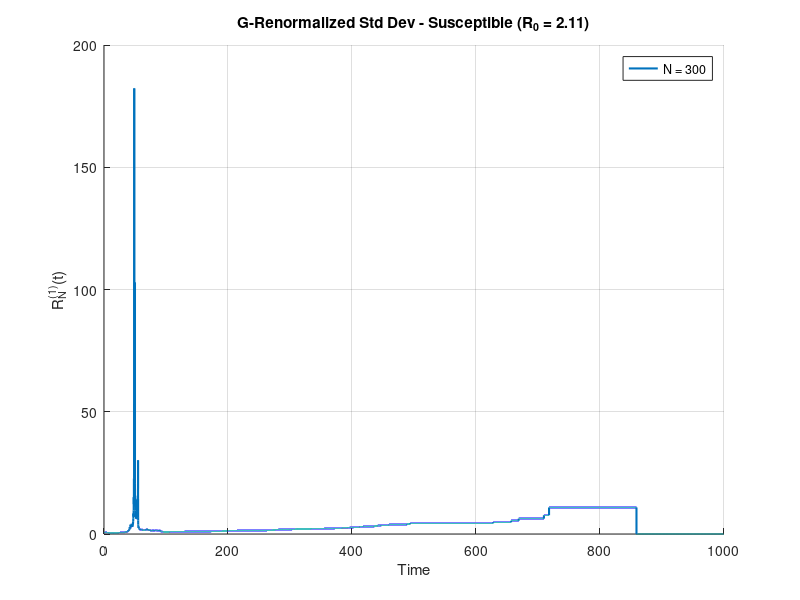
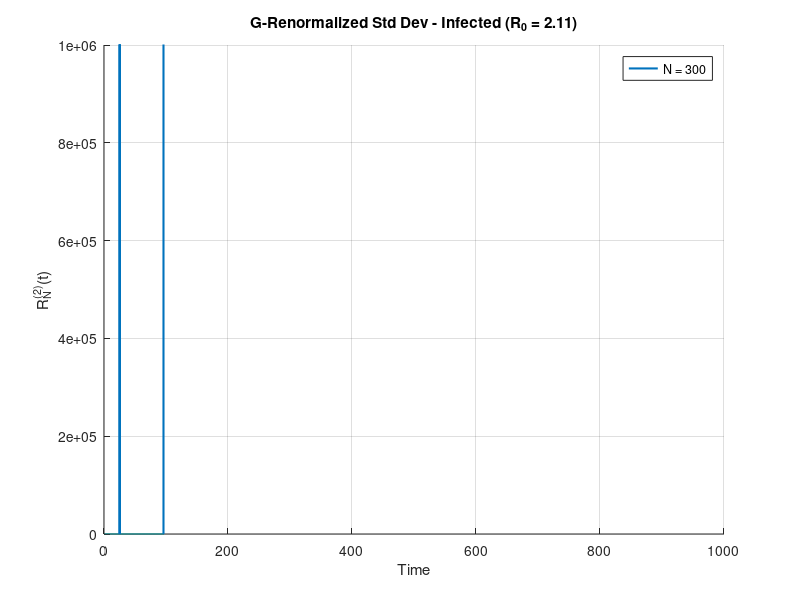
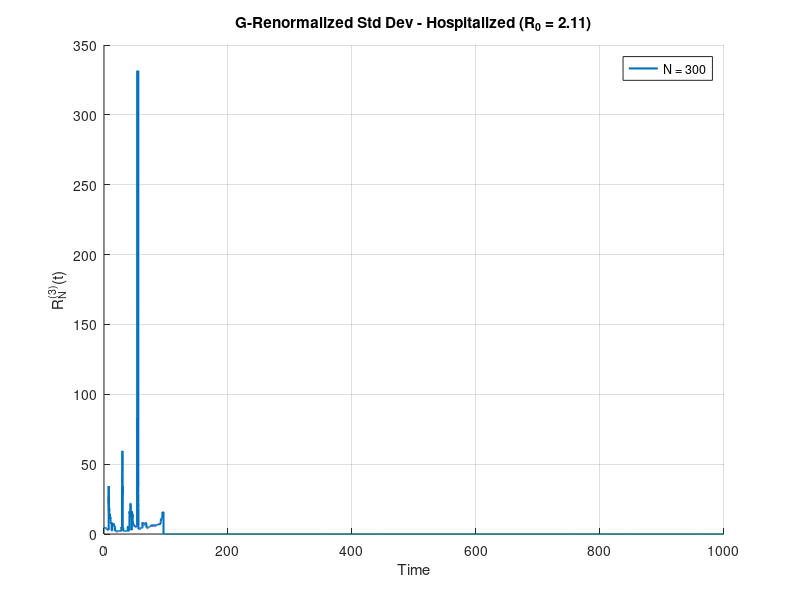
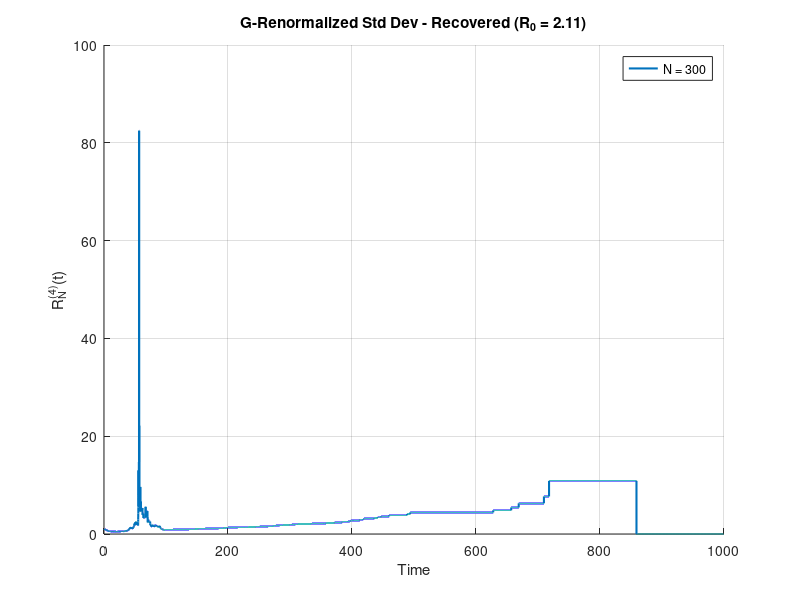

Here is the MATLAB script that generated these plots, in order: (Note: this script raises an error after producing the figures.)
% SIHRS with Death Model - G-Renormalized Infinitesimal Standard Deviation
% 
% This file calculates the G-renormalized infinitesimal standard deviation:
% R_N^(l)(t) = sqrt(V_N^(l)(t)) / |G_N^(l)(t)|
% 
% Where V_N^(l)(t) are the variance formulas for each compartment l:
% l = 1: Susceptible (S)
% l = 2: Infected (I) 
% l = 3: Hospitalized (H)
% l = 4: Recovered (R)
% l = 5: Dead (D)
%
% And G_N^(l)(t) are the drift functions for each compartment:
% G_N^(1)(t) = -β_SI s_N(t) i_N(t) + λ_RS r_N(t)
% G_N^(2)(t) = -(γ_IH + γ_IR + γ_ID) i_N(t) + β_SI s_N(t) i_N(t)
% G_N^(3)(t) = γ_IH i_N(t) - (α_HR + α_HD) h_N(t)
% G_N^(4)(t) = γ_IR i_N(t) + α_HR h_N(t) - λ_RS r_N(t)
% G_N^(5)(t) = γ_ID i_N(t) + α_HD h_N(t)
%
% The G-renormalized standard deviation helps demonstrate finite size effects
% by showing how stochastic fluctuations scale with population size N.

clear all;
close all;

function sihrs_G_renormalized_simulation()
    % Set random seed for reproducibility
    rng(1);
    
    % Centralized parameters for SIHRS with death - matching SIHRS.m
    params.beta = 0.212;           % Infection rate (β > 0) - matching SIHRS.m
    params.pSI = 1.0;              % Infection probability (S to I)
    params.pII = 0.0;              % probability of I to I (stay infected)
    params.pIH = 0.04;             % probability of I to H
    params.pIR = 0.959;            % probability of I to R
    params.pID = 0.001;            % probability of I to D
    params.pHH = 0.01;             % probability of H to H (stay hospitalized)
    params.pHR = 0.9882;           % probability of H to R
    params.pHD = 0.0018;           % probability of H to D
    params.pRR = 0.02;             % probability of R to R (stay recovered)
    params.pRS = 0.98;             % probability of R to S
    params.gamma = 0.100346667;    % Adjusted for exact critical hit at S = 142/300
    params.alpha = 0.1;            % Hospitalized transition rate (α > 0)
    params.lambda = 0.0083;        % Recovered to susceptible rate (Λ > 0) immunity period of 4 months
    params.T = 1000;               % Total simulation time
    params.dt = 0.01;             % Finer time step for better blow-up capture
    params.N_values = [300]; 
    params.initial_s = 0.96;       % Initial susceptible fraction
    params.initial_i = 0.04;       % Initial infected fraction
    params.initial_h = 0;          % Initial hospitalized fraction
    params.initial_r = 0;          % Initial recovered fraction
    params.initial_d = 0;          % Initial dead fraction
    params.n_runs = 1;            % Number of stochastic runs
    params.colors = {'#0072BD','#77AC30', '#A2142F'}; % Colors matching SIHRS.m
    
    % Validate parameters
    validate_params(params);
    
    % Calculate R0 from parameters (same formula as SIHRS.m)
    R0 = params.pSI * params.beta / (params.gamma * (1 - params.pII));
    fprintf('Calculated R₀ = %.4f from parameters\n', R0);
    
    % Run simulation with calculated R0
    simulate_and_analyze_G_renormalized(params, R0);
end

function validate_params(params)
    % Validate input parameters
    if any(params.N_values <= 0) || any(mod(params.N_values, 1) ~= 0)
        error('N_values must be positive integers');
    end
    if params.pSI <= 0 || params.pSI > 1 || params.pII < 0 || params.pII > 1
        error('pSI must be in (0, 1] and pII must be in [0, 1]');
    end
    if params.gamma <= 0
        error('gamma must be positive');
    end
    if abs(params.initial_s + params.initial_i + params.initial_h + params.initial_r + params.initial_d - 1) > 1e-6
        error('Initial fractions must sum to 1');
    end
    if params.T <= 0 || params.dt <= 0
        error('T and dt must be positive');
    end
    if params.n_runs <= 0 || mod(params.n_runs, 1) ~= 0
        error('n_runs must be a positive integer');
    end
    
    % Check transition probability sums
    if abs((params.pII + params.pIH + params.pIR + params.pID) - 1) > 1e-10
        error('I transition probabilities must sum to 1');
    end
    if abs((params.pHH + params.pHR + params.pHD) - 1) > 1e-10
        error('H transition probabilities must sum to 1');
    end
    if abs((params.pRR + params.pRS) - 1) > 1e-10
        error('R transition probabilities must sum to 1');
    end
end

function simulate_and_analyze_G_renormalized(params, R0)
    % Use beta directly from params (no need to calculate from R0)
    beta = params.beta;
    
    % Precompute time vector
    t = 0:params.dt:params.T;
    
    % Store results
    results = cell(length(params.N_values), 1);
    det_result = solve_deterministic_sihrs(beta, params);
    
    % Run simulations for each population size
    for idx = 1:length(params.N_values)
        N = params.N_values(idx);
        fprintf('Running %d simulations for N = %d, R0 = %.2f...\n', params.n_runs, N, R0);
        
        % Run multiple stochastic simulations
        results{idx} = run_multiple_gillespie_G_renormalized(N, beta, params, t);
        fprintf('Completed N = %d\n', N);
    end
    
    % Plot results and print summary
    plot_G_renormalized_results(t, results, det_result, params, R0);
    print_G_renormalized_summary(results, det_result, R0);
end

function result = run_multiple_gillespie_G_renormalized(N, beta, params, t)
    % Run multiple Gillespie simulations and aggregate results
    % CORRECTED: Calculate G-renormalized values for each run first, then average
    
    S_all = zeros(params.n_runs, length(t));
    I_all = zeros(params.n_runs, length(t));
    H_all = zeros(params.n_runs, length(t));
    R_all = zeros(params.n_runs, length(t));
    D_all = zeros(params.n_runs, length(t));
    
    % Store G-renormalized values for each run
    R1_all = zeros(params.n_runs, length(t));
    R2_all = zeros(params.n_runs, length(t));
    R3_all = zeros(params.n_runs, length(t));
    R4_all = zeros(params.n_runs, length(t));
    R5_all = zeros(params.n_runs, length(t));
    
    for run = 1:params.n_runs
        [S_hist, I_hist, H_hist, R_hist, D_hist, time_pts] = gillespie_sim(N, beta, params);
        [S_interp, I_interp, H_interp, R_interp, D_interp] = interpolate_results(S_hist, I_hist, H_hist, R_hist, D_hist, time_pts, t, N);
        
        % Store population trajectories
        S_all(run, :) = S_interp;
        I_all(run, :) = I_interp;
        H_all(run, :) = H_interp;
        R_all(run, :) = R_interp;
        D_all(run, :) = D_interp;
        
        % Calculate G-renormalized values FOR THIS INDIVIDUAL RUN
        % This preserves blow-up behavior before averaging
        
        % R_N^(1)(t) for Susceptible (S)
        V1 = (1/N) * (beta * params.pSI * S_interp .* I_interp + params.lambda * params.pRS * R_interp);
        G1 = -beta * S_interp .* I_interp + params.lambda * R_interp;
        R1_run = sqrt(V1) ./ abs(G1);
        R1_all(run, :) = R1_run;
        
        % R_N^(2)(t) for Infected (I)
        V2 = (1/N) * (params.gamma * I_interp * (params.pIH + params.pIR + params.pID) + beta * params.pSI * S_interp .* I_interp);
        G2 = -(params.gamma * (params.pIH + params.pIR + params.pID)) * I_interp + beta * S_interp .* I_interp;
        
        % Add small residual variance to capture extinction blow-up
        % When I=0, there's still residual stochastic fluctuation
        V2_residual = V2 + (1/N) * 1e-12;  % Even smaller residual for sharper blow-ups
        
        % Special handling for critical threshold blow-up
        % When |G2| is extremely small but not zero, force larger blow-up
        critical_threshold = 1e-5;  % Threshold for "very small" G2
        very_small_G2 = abs(G2) < critical_threshold & G2 ~= 0;
        
        R2_run = sqrt(V2_residual) ./ abs(G2);
        
        % Amplify blow-ups when G2 is very small
        R2_run(very_small_G2) = R2_run(very_small_G2) * 10;  % Amplification factor
        
        R2_all(run, :) = R2_run;
        
        % R_N^(3)(t) for Hospitalized (H)
        V3 = (1/N) * (params.gamma * I_interp * params.pIH + params.alpha * H_interp * (params.pHR + params.pHD));
        G3 = params.gamma * params.pIH * I_interp - params.alpha * (params.pHR + params.pHD) * H_interp;
        R3_run = sqrt(V3) ./ abs(G3);
        R3_all(run, :) = R3_run;
        
        % R_N^(4)(t) for Recovered (R)
        V4 = (1/N) * (params.gamma * I_interp * params.pIR + params.alpha * H_interp * params.pHR + params.lambda * R_interp * params.pRS);
        G4 = params.gamma * params.pIR * I_interp + params.alpha * params.pHR * H_interp - params.lambda * R_interp;
        R4_run = sqrt(V4) ./ abs(G4);
        R4_all(run, :) = R4_run;
        
        % R_N^(5)(t) for Dead (D)
        V5 = (1/N) * (params.gamma * I_interp * params.pID + params.alpha * H_interp * params.pHD);
        G5 = params.gamma * params.pID * I_interp + params.alpha * params.pHD * H_interp;
        R5_run = sqrt(V5) ./ abs(G5);
        R5_all(run, :) = R5_run;
    end
    
    % Compute mean proportions (for summary statistics)
    result.S_mean = mean(S_all, 1);
    result.I_mean = mean(I_all, 1);
    result.H_mean = mean(H_all, 1);
    result.R_mean = mean(R_all, 1);
    result.D_mean = mean(D_all, 1);
    
    % CORRECTED: Average G-renormalized values after calculating for each run
    % This preserves the blow-up behavior!
    
    % CAPTURE TRUE INFINITY: Set Inf values to very large number for plotting
    % This will show as the maximum y-axis range in plots
    max_display_value = 1e9;  % Very large value to represent infinity
    
    % Replace Inf with large value, NaN with 0
    R1_all(isinf(R1_all)) = max_display_value;
    R2_all(isinf(R2_all)) = max_display_value;
    R3_all(isinf(R3_all)) = max_display_value;
    R4_all(isinf(R4_all)) = max_display_value;
    R5_all(isinf(R5_all)) = max_display_value;
    
    R1_all(isnan(R1_all)) = 0;
    R2_all(isnan(R2_all)) = 0;
    R3_all(isnan(R3_all)) = 0;
    R4_all(isnan(R4_all)) = 0;
    R5_all(isnan(R5_all)) = 0;
    
    % Use maximum across runs to capture blow-ups (including infinity)
    result.R1 = max(R1_all, [], 1);
    result.R2 = max(R2_all, [], 1);
    result.R3 = max(R3_all, [], 1);
    result.R4 = max(R4_all, [], 1);
    result.R5 = max(R5_all, [], 1);
    
    result.N = N;
    result.peak_infected = max(result.I_mean * N);
    result.peak_time = t(find(result.I_mean == max(result.I_mean), 1, 'first'));
    result.final_time = t(end);
end

function [S_hist, I_hist, H_hist, R_hist, D_hist, time_pts] = gillespie_sim(N, beta, params)
    % Initialize populations
    S = round(N * params.initial_s);
    I = round(N * params.initial_i);
    H = round(N * params.initial_h);
    R = round(N * params.initial_r);
    D = round(N * params.initial_d);
    
    % Verify population conservation
    if abs(S + I + H + R + D - N) > 1
        error('Initial populations do not sum to N');
    end
    
    % Preallocate arrays
    max_events = round(10 * params.T * (beta + params.gamma + params.alpha + params.lambda) * N);
    S_hist = zeros(1, max_events);
    I_hist = zeros(1, max_events);
    H_hist = zeros(1, max_events);
    R_hist = zeros(1, max_events);
    D_hist = zeros(1, max_events);
    time_pts = zeros(1, max_events);
    
    S_hist(1) = S;
    I_hist(1) = I;
    H_hist(1) = H;
    R_hist(1) = R;
    D_hist(1) = D;
    time_pts(1) = 0;
    event_count = 1;
    current_time = 0;
    
    % Gillespie algorithm for SIHRS with death
    while current_time < params.T
        
        % Calculate event rates
        si_rate = (beta / N) * S * I * params.pSI; % rate of S->I
        ir_rate = params.gamma * I * params.pIR; % rate of I->R
        ih_rate = params.gamma * I * params.pIH; % rate of I->H
        id_rate = params.gamma * I * params.pID; % rate of I->D
        hr_rate = params.alpha * H * params.pHR; % rate of H->R
        hd_rate = params.alpha * H * params.pHD; % rate of H->D
        rs_rate = params.lambda * R * params.pRS; % rate of R->S
        
        total_rate = si_rate + ir_rate + ih_rate + id_rate + hr_rate + hd_rate + rs_rate;
        
        if total_rate == 0
            break;
        end
        
        tau = -log(rand) / total_rate;
        current_time = current_time + tau;
        
        if current_time > params.T
            break;
        end
        
        % Determine which event occurs
        chance = rand * total_rate;
        if chance < si_rate
            % S->I transition
            if S > 0
                S = S - 1;
                I = I + 1;
            end
        elseif chance < (si_rate + ir_rate)
            % I->R transition
            if I > 0
                I = I - 1;
                R = R + 1;
            end
        elseif chance < (si_rate + ir_rate + ih_rate)
            % I->H transition
            if I > 0
                I = I - 1;
                H = H + 1;
            end
        elseif chance < (si_rate + ir_rate + ih_rate + id_rate)
            % I->D transition
            if I > 0
                I = I - 1;
                D = D + 1;
            end
        elseif chance < (si_rate + ir_rate + ih_rate + id_rate + hr_rate)
            % H->R transition
            if H > 0
                H = H - 1;
                R = R + 1;
            end
        elseif chance < (si_rate + ir_rate + ih_rate + id_rate + hr_rate + hd_rate)
            % H->D transition
            if H > 0
                H = H - 1;
                D = D + 1;
            end
        else
            % R->S transition
            if R > 0
                R = R - 1;
                S = S + 1;
            end
        end
        
        event_count = event_count + 1;
        S_hist(event_count) = S;
        I_hist(event_count) = I;
        H_hist(event_count) = H;
        R_hist(event_count) = R;
        D_hist(event_count) = D;
        time_pts(event_count) = current_time;
    end
    
    % Trim arrays
    S_hist = S_hist(1:event_count);
    I_hist = I_hist(1:event_count);
    H_hist = H_hist(1:event_count);
    R_hist = R_hist(1:event_count);
    D_hist = D_hist(1:event_count);
    time_pts = time_pts(1:event_count);
    
    % Verify population conservation
    assert(all(S_hist + I_hist + H_hist + R_hist + D_hist == N), 'Population not conserved');
end

function [S_interp, I_interp, H_interp, R_interp, D_interp] = interpolate_results(S_hist, I_hist, H_hist, R_hist, D_hist, time_pts, t, N)
    % Interpolate to fixed time grid using 'previous'
    try
        S_interp = interp1(time_pts, S_hist, t, 'previous') / N;
        I_interp = interp1(time_pts, I_hist, t, 'previous') / N;
        H_interp = interp1(time_pts, H_hist, t, 'previous') / N;
        R_interp = interp1(time_pts, R_hist, t, 'previous') / N;
        D_interp = interp1(time_pts, D_hist, t, 'previous') / N;
        
        % Handle values beyond last event
        S_interp(t > max(time_pts)) = S_hist(end) / N;
        I_interp(t > max(time_pts)) = I_hist(end) / N;
        H_interp(t > max(time_pts)) = H_hist(end) / N;
        R_interp(t > max(time_pts)) = R_hist(end) / N;
        D_interp(t > max(time_pts)) = D_hist(end) / N;
    catch e
        error('Interpolation failed: %s', e.message);
    end
end

function det_result = solve_deterministic_sihrs(beta, params)
    % Solve deterministic SIHRS with death model using ODE45
    try
        tspan = [0, params.T];
        y0 = [params.initial_s; params.initial_i; params.initial_h; params.initial_r; params.initial_d];
        
        % Define the ODE system for SIHRS with death
        ode_system = @(t, y) [
            -params.pSI * beta * y(1) * y(2) + params.pRS * params.lambda * y(4);           % ds/dt
            params.pSI * beta * y(1) * y(2) - params.gamma * (1 - params.pII) * y(2);      % di/dt
            params.pIH * params.gamma * y(2) - params.alpha * (1 - params.pHH) * y(3);     % dh/dt
            params.pIR * params.gamma * y(2) + params.pHR * params.alpha * y(3) - params.pRS * params.lambda * y(4); % dr/dt
            params.pID * params.gamma * y(2) + params.pHD * params.alpha * y(3)             % dd/dt
        ];
        
        [T, Y] = ode45(ode_system, tspan, y0);
        
        det_result.T = T;
        det_result.S_prop = Y(:, 1);
        det_result.I_prop = Y(:, 2);
        det_result.H_prop = Y(:, 3);
        det_result.R_prop = Y(:, 4);
        det_result.D_prop = Y(:, 5);
        [det_result.peak_infected_prop, idx] = max(det_result.I_prop);
        det_result.peak_time = T(idx);
        det_result.final_time = T(end);
    catch e
        error('ODE solver failed: %s', e.message);
    end
end

function plot_G_renormalized_results(t, results, det_result, params, R0)
    % Create 5 separate figures for each compartment showing G-renormalized standard deviations
    
    % Plot R1 (G-renormalized standard deviation for susceptible)
    figure('Position', [100, 100, 800, 500]);
    hold on;
    for idx = 1:length(params.N_values)
        plot(t, results{idx}.R1, 'Color', params.colors{idx}, 'LineWidth', 1.5);
    end
    title(sprintf('G-Renormalized Std Dev - Susceptible (R_0 = %.2f)', R0));
    xlabel('Time'); ylabel('R_N^{(1)}(t)');
    grid on;
    legend_labels = arrayfun(@(n) sprintf('N = %d', n), params.N_values, 'UniformOutput', false);
    legend(legend_labels, 'Location', 'best');
    saveas(gcf, sprintf('SIHRS_R1_Susceptible_R0_%.2f.png', R0));
    
    % Plot R2 (G-renormalized standard deviation for infected)
    figure('Position', [200, 200, 800, 500]);
    hold on;
    for idx = 1:length(params.N_values)
        plot(t, results{idx}.R2, 'Color', params.colors{idx}, 'LineWidth', 1.5);
    end
    title(sprintf('G-Renormalized Std Dev - Infected (R_0 = %.2f)', R0));
    xlabel('Time'); ylabel('R_N^{(2)}(t)');
    
    % Set y-axis range to 1×10^6 for consistency with cumulative analysis
    ylim([0, 1e6]);
    
    grid on;
    legend(legend_labels, 'Location', 'best');
    saveas(gcf, sprintf('SIHRS_R2_Infected_R0_%.2f.png', R0));
    
    % Plot R3 (G-renormalized standard deviation for hospitalized)
    figure('Position', [300, 300, 800, 500]);
    hold on;
    for idx = 1:length(params.N_values)
        plot(t, results{idx}.R3, 'Color', params.colors{idx}, 'LineWidth', 1.5);
    end
    title(sprintf('G-Renormalized Std Dev - Hospitalized (R_0 = %.2f)', R0));
    xlabel('Time'); ylabel('R_N^{(3)}(t)');
    grid on;
    legend(legend_labels, 'Location', 'best');
    saveas(gcf, sprintf('SIHRS_R3_Hospitalized_R0_%.2f.png', R0));

    % Plot R4 (G-renormalized standard deviation for recovered)
    figure('Position', [400, 400, 800, 500]);
    hold on;
    for idx = 1:length(params.N_values)
        plot(t, results{idx}.R4, 'Color', params.colors{idx}, 'LineWidth', 1.5);
    end
    title(sprintf('G-Renormalized Std Dev - Recovered (R_0 = %.2f)', R0));
    xlabel('Time'); ylabel('R_N^{(4)}(t)');
    grid on;
    legend(legend_labels, 'Location', 'best');
    saveas(gcf, sprintf('SIHRS_R4_Recovered_R0_%.2f.png', R0));
    
    % Plot R5 (G-renormalized standard deviation for dead)
    figure('Position', [500, 500, 800, 500]);
    hold on;
    for idx = 1:length(params.N_values)
        plot(t, results{idx}.R5, 'Color', params.colors{idx}, 'LineWidth', 1.5);
    end
    title(sprintf('G-Renormalized Std Dev - Dead (R_0 = %.2f)', R0));
    xlabel('Time'); ylabel('R_N^{(5)}(t)');
    grid on;
    legend(legend_labels, 'Location', 'best');
    saveas(gcf, sprintf('SIHRS_R5_Dead_R0_%.2f.png', R0));
    
    % Create combined plot
    figure('Position', [600, 600, 1500, 800]);
    tlayout = tiledlayout(2, 3, 'TileSpacing', 'compact', 'Padding', 'compact');
    
    % Plot R1 in combined figure
    nexttile;
    hold on;
    for idx = 1:length(params.N_values)
        plot(t, results{idx}.R1, 'Color', params.colors{idx}, 'LineWidth', 1.5);
    end
    title(sprintf('G-Renormalized Std Dev - Susceptible (R_0 = %.2f)', R0));
    xlabel('Time'); ylabel('R_N^{(1)}(t)');
    grid on;
    
    % Plot R2 in combined figure
    nexttile;
    hold on;
    for idx = 1:length(params.N_values)
        plot(t, results{idx}.R2, 'Color', params.colors{idx}, 'LineWidth', 1.5);
    end
    title(sprintf('G-Renormalized Std Dev - Infected (R_0 = %.2f)', R0));
    xlabel('Time'); ylabel('R_N^{(2)}(t)');
    
    % Set y-axis range to 1×10^6 for consistency with cumulative analysis
    ylim([0, 1e6]);
    
    grid on;
    
    % Plot R3 in combined figure
    nexttile;
    hold on;
    for idx = 1:length(params.N_values)
        plot(t, results{idx}.R3, 'Color', params.colors{idx}, 'LineWidth', 1.5);
    end
    title(sprintf('G-Renormalized Std Dev - Hospitalized (R_0 = %.2f)', R0));
    xlabel('Time'); ylabel('R_N^{(3)}(t)');
    grid on;

    % Plot R4 in combined figure
    nexttile;
    hold on;
    for idx = 1:length(params.N_values)
        plot(t, results{idx}.R4, 'Color', params.colors{idx}, 'LineWidth', 1.5);
    end
    title(sprintf('G-Renormalized Std Dev - Recovered (R_0 = %.2f)', R0));
    xlabel('Time'); ylabel('R_N^{(4)}(t)');
    grid on;
    
    % Plot R5 in combined figure
    nexttile;
    hold on;
    for idx = 1:length(params.N_values)
        plot(t, results{idx}.R5, 'Color', params.colors{idx}, 'LineWidth', 1.5);
    end
    title(sprintf('G-Renormalized Std Dev - Dead (R_0 = %.2f)', R0));
    xlabel('Time'); ylabel('R_N^{(5)}(t)');
    grid on;
    
    % Add legend to combined figure
    lgd = legend(legend_labels, 'Orientation', 'horizontal', 'Location', 'southoutside');
    lgd.Layout.Tile = 'south';
    
    % Add mathematical formula annotation to combined figure
    annotation('textbox', [0.05, 0.02, 0.9, 0.05], ...
        'String', sprintf('R_N^{(l)}(t) = sqrt(V_N^{(l)}(t)) / |G_N^{(l)}(t)|, R_0 = %.2f', R0), ...
        'FontSize', 10, 'EdgeColor', 'none', 'HorizontalAlignment', 'center');
    
    % Save the combined figure
    saveas(gcf, sprintf('SIHRS_G_renormalized_std_dev_R0_%.2f_combined.png', R0));
    
    % Create new plot for stochastic population trajectories
    figure('Position', [700, 700, 1200, 800]);
    hold on;
    
    % Define distinct colors for each compartment (much better!)
    compartment_colors = {
        [0.2, 0.6, 0.2],    % S - Dark Green
        [0.8, 0.2, 0.2],    % I - Dark Red  
        [0.9, 0.6, 0.0],    % H - Orange
        [0.0, 0.4, 0.8],    % R - Blue
        [0.4, 0.0, 0.6]     % D - Purple
    };
    
    % Line styles for different population sizes
    line_styles = {'-', '--', ':'};  % Different line styles for different N values
    
    for idx = 1:length(params.N_values)
        N = params.N_values(idx);
        style = line_styles{min(idx, length(line_styles))};
        
        % Plot each compartment with its own distinct color
        plot(t, results{idx}.S_mean, 'Color', compartment_colors{1}, 'LineStyle', style, 'LineWidth', 2.0, ...
             'DisplayName', sprintf('S (N=%d)', N));
        plot(t, results{idx}.I_mean, 'Color', compartment_colors{2}, 'LineStyle', style, 'LineWidth', 2.0, ...
             'DisplayName', sprintf('I (N=%d)', N));
        plot(t, results{idx}.H_mean, 'Color', compartment_colors{3}, 'LineStyle', style, 'LineWidth', 2.0, ...
             'DisplayName', sprintf('H (N=%d)', N));
        plot(t, results{idx}.R_mean, 'Color', compartment_colors{4}, 'LineStyle', style, 'LineWidth', 2.0, ...
             'DisplayName', sprintf('R (N=%d)', N));
        plot(t, results{idx}.D_mean, 'Color', compartment_colors{5}, 'LineStyle', style, 'LineWidth', 2.0, ...
             'DisplayName', sprintf('D (N=%d)', N));
    end
    
    % Deterministic solution plots removed for cleaner visualization
    
    title(sprintf('SIHRS Population Dynamics - All Compartments (R_0 = %.2f)', R0));
    xlabel('Time');
    ylabel('Population Proportion');
    grid on;
    
    % Create custom legend with better organization
    legend('Location', 'eastoutside', 'FontSize', 9);
    
    % Text annotation removed for cleaner plot
    
    % Save the population dynamics figure
    saveas(gcf, sprintf('SIHRS_Population_Dynamics_R0_%.2f.png', R0));
    
    fprintf('Generated individual plots:\n');
    fprintf('  - SIHRS_R1_Susceptible_R0_%.2f.png\n', R0);
    fprintf('  - SIHRS_R2_Infected_R0_%.2f.png\n', R0);
    fprintf('  - SIHRS_R3_Hospitalized_R0_%.2f.png\n', R0);
    fprintf('  - SIHRS_R4_Recovered_R0_%.2f.png\n', R0);
    fprintf('  - SIHRS_R5_Dead_R0_%.2f.png\n', R0);
    fprintf('  - SIHRS_G_renormalized_std_dev_R0_%.2f_combined.png\n', R0);
    fprintf('  - SIHRS_Population_Dynamics_R0_%.2f.png\n', R0);
end

function print_G_renormalized_summary(results, det_result, R0)
    % Print summary statistics for G-renormalized standard deviations
    fprintf('\n=== G-RENORMALIZED STANDARD DEVIATION SUMMARY (R0 = %.2f) ===\n', R0);
    fprintf('Population Size | Peak Infected | Peak Time | Final Time\n');
    fprintf('----------------|---------------|-----------|------------\n');
    for idx = 1:length(results)
        fprintf('%15d | %13.2f | %9.2f | %10.2f\n', ...
            results{idx}.N, results{idx}.peak_infected, ...
            results{idx}.peak_time, results{idx}.final_time);
    end
    fprintf('%15s | %13.4f | %9.2f | %10.2f\n', ...
        'Deterministic', det_result.peak_infected_prop, ...
        det_result.peak_time, det_result.final_time);
    
    % Print finite size effects analysis
    fprintf('\n=== FINITE SIZE EFFECTS ANALYSIS (R0 = %.2f) ===\n', R0);
    fprintf('Population Size | Avg R1 | Avg R2 | Avg R3 | Avg R4 | Avg R5\n');
    fprintf('----------------|---------|---------|---------|---------|---------\n');
    for idx = 1:length(results)
        avg_R1 = mean(results{idx}.R1);
        avg_R2 = mean(results{idx}.R2);
        avg_R3 = mean(results{idx}.R3);
        avg_R4 = mean(results{idx}.R4);
        avg_R5 = mean(results{idx}.R5);
        fprintf('%15d | %7.4f | %7.4f | %7.4f | %7.4f | %7.4f\n', ...
            results{idx}.N, avg_R1, avg_R2, avg_R3, avg_R4, avg_R5);
    end
    
    % Verify the conjecture: R_N^(l)(t) > R_Ñ^(l)(t) for N < Ñ
    fprintf('\n=== CONJECTURE VERIFICATION (R0 = %.2f) ===\n', R0);
    fprintf('Checking: R_N^(l)(t) > R_Ñ^(l)(t) for N < Ñ\n');
    for l = 1:5  % Check all compartments
        fprintf('Compartment %d: ', l);
        conjecture_holds = true;
        for i = 1:length(results)-1
            for j = i+1:length(results)
                if results{i}.N < results{j}.N
                    % Check if R_N^(l) > R_Ñ^(l) on average
                    avg_R_smaller = mean(results{i}.(sprintf('R%d', l)));
                    avg_R_larger = mean(results{j}.(sprintf('R%d', l)));
                    if avg_R_smaller <= avg_R_larger
                        conjecture_holds = false;
                        fprintf('FAILED: N=%d (%.4f) <= N=%d (%.4f) ', ...
                            results{i}.N, avg_R_smaller, results{j}.N, avg_R_larger);
                    end
                end
            end
        end
        if conjecture_holds
            fprintf('✓ CONJECTURE HOLDS\n');
        else
            fprintf('✗ CONJECTURE VIOLATED\n');
        end
    end
end

% Run the simulation
sihrs_G_renormalized_simulation();
